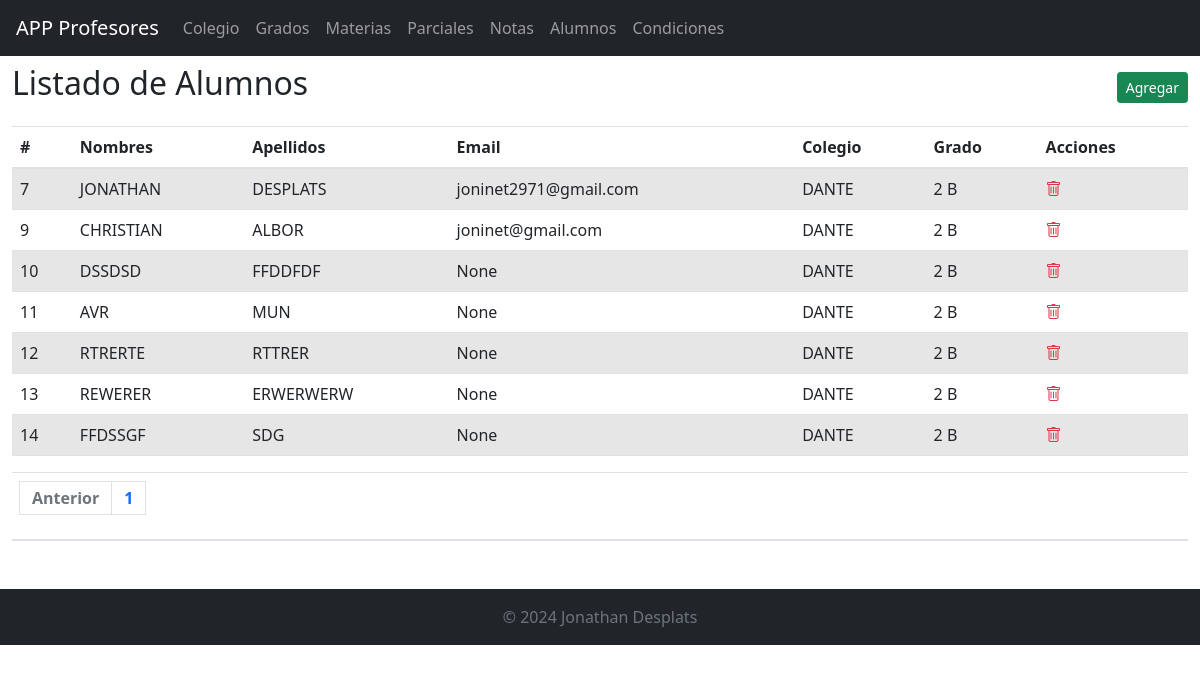
The page /alumnos/ver on the database its author committed.
### tables this page shows
CREATE TABLE alumnos (
  id INTEGER PRIMARY KEY AUTOINCREMENT,
  nombres VARCHAR(255) NOT NULL,
  apellidos VARCHAR(255) NOT NULL,
  email VARCHAR(255),
  id_colegios INTEGER NOT NULL,
  id_grados INTEGER NOT NULL,
  FOREIGN KEY (id_colegios) REFERENCES colegios(id),
  FOREIGN KEY (id_grados) REFERENCES grados(id)
);

CREATE TABLE colegios (
  id INTEGER PRIMARY KEY AUTOINCREMENT,
  nombre VARCHAR(255) NOT NULL
);

CREATE TABLE grados (
  id INTEGER PRIMARY KEY AUTOINCREMENT,
  nombre VARCHAR(255) NOT NULL
, division TEXT);

### routers/alumnos.py (the view)
@router.get("/alumnos/ver")
def verAlumnos(req:Request, page: int = 1):
    verDb = FuncionesDB()
    colegios = verDb.mostrarTabla("colegios")
    grados = verDb.mostrarTabla("grados")
    alumnos = verDb.mostrarTablaPaginada("alumnos", page, 15)
    total_productos = verDb.contarFilas("alumnos")
    total_paginas = math.ceil(total_productos / 15)
    return template.TemplateResponse("alumnos_ver.html", { "request" : req, "colegios": colegios, "alumnos": alumnos, "grados": grados,"page": page, "total_paginas": total_paginas })

### templates/alumnos_ver.html (shortened to what this page needs)
{% include 'header.html' %}
{% include 'menu.html' %}
<div class="container-fluid mt-2">
  <div class="d-flex justify-content-between align-items-center mb-3">
    <h2>Listado de Alumnos</h2>
    <a href="/alumnos/nuevo/" class="btn btn-success btn-sm">Agregar</a>
  </div>
  <div class="table-responsive">
      <table class="table table-striped w-100">
          <thead>
              <tr>
                  <th>#</th>
                  <th>Nombres</th>
                  <th>Apellidos</th>
                  <th>Email</th>
                  <th>Colegio</th>
                  <th>Grado</th>
                  <th>Acciones</th>
              </tr>
          </thead>
          <tbody>
            {% for alumno in alumnos %}
            <tr>
                <td>{{ alumno[0] }}</td>
                <td>{{ alumno[1] }}</td>
                <td>{{ alumno[2] }}</td>
                <td>{{ alumno[3] }}</td>
                {% for colegio in colegios %}
                {% if colegio[0] == alumno[4] %}
                <td>{{ colegio[1] }}</td>
                {% endif %}
                {% endfor %}
                {% for grado in grados %}
                {% if grado[0] == alumno[5] %}
                <td>{{ grado[1] }} {{ grado[2] }}</td>
                {% endif %}
                {% endfor %}
                <td><a href="#" onclick="confirmarBorrado('{{ alumno[0] }}')"><i class="bi bi-trash text-danger"></i></td>
            </tr>
            {% endfor %}
          </tbody>
      </table>
      <table class="table table-striped m-0">
        <thead><tr><th class="text-white m-0">
          <nav aria-label="Page navigation example m-0">
              <ul class="pagination">
                  <li class="page-item">
                      {% if page > 1 %}
                          <a class="page-link" href="/alumnos/ver?page={{ page - 1 }}">Anterior</a>
                          {% else %}
                          <li class="page-item disabled">
                              <a class="page-link">Anterior</a>
                          </li>
                      {% endif %}
                  </li>
                  {% for i in range(total_paginas) %}
                      <li class="page-item"><a class="page-link" href="/alumnos/ver?page={{ i + 1 }}">{{ i + 1 }}</a></li>
                  {% endfor %}
              </ul>
          </nav>
        </tr></thead>
      </table>
  </div>
</div>
{% include 'footer.html' %}

### rows shown on the page
alumnos: id "7", nombres "JONATHAN", apellidos "DESPLATS", email "joninet2971@gmail.com"
colegios: nombre "DANTE"
grados: nombre "2", division "B"
alumnos: id "9", nombres "CHRISTIAN", apellidos "ALBOR", email "joninet@gmail.com"
alumnos: id "10", nombres "DSSDSD", apellidos "FFDDFDF", alumno "None"
alumnos: id "11", nombres "AVR", apellidos "MUN", alumno "None"
alumnos: id "12", nombres "RTRERTE", apellidos "RTTRER", alumno "None"
alumnos: id "13", nombres "REWERER", apellidos "ERWERWERW", alumno "None"
alumnos: id "14", nombres "FFDSSGF", apellidos "SDG", alumno "None"

### other values the page prints
{{ i + 1 }} "1"
